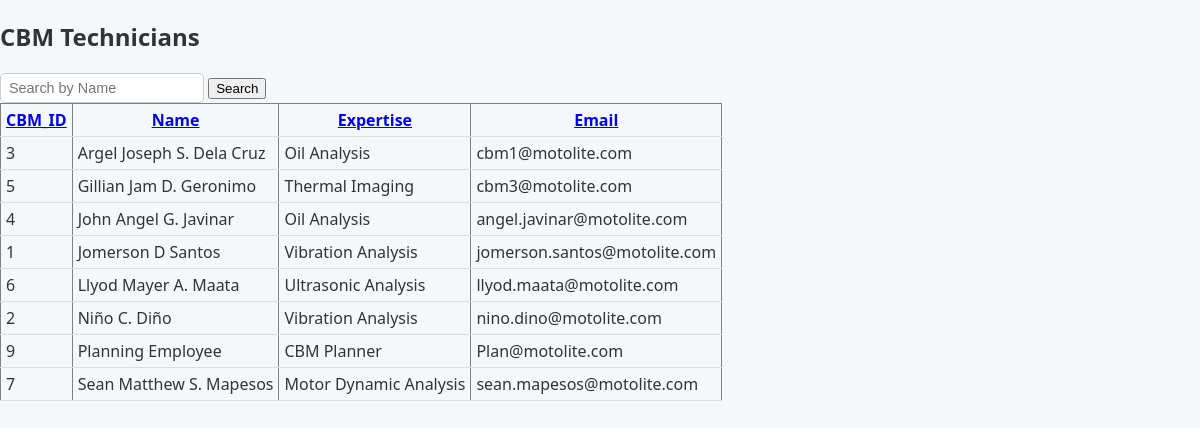
Page /technicians on the committed database.
### app/models.py (models this page shows)
class CBMTechnician(db.Model):
    __tablename__ = 'CBM_Technician'
    CBM_ID = db.Column(db.Integer, primary_key=True)
    Name = db.Column(db.Text, nullable=False)
    Expertise = db.Column(db.Text)
    Email = db.Column(db.Text)

### app/routes.py (the view)
@main.route('/technicians')
def technicians():
    search = request.args.get('search', '')
    sort = request.args.get('sort', 'Name')
    direction = request.args.get('direction', 'asc')
    query = CBMTechnician.query
    if search:
        query = query.filter(CBMTechnician.Name.like(f'%{search}%'))
    if direction == 'desc':
        query = query.order_by(getattr(CBMTechnician, sort).desc())
    else:
        query = query.order_by(getattr(CBMTechnician, sort).asc())
    technicians = query.all()
    return render_template('technicians.html', technicians=technicians, search=search, sort=sort, direction=direction)

### app/templates/technicians.html (shortened to what this page needs)
<!DOCTYPE html>
<html>
<head>
    <link rel="stylesheet" href="/static/style.css">
</head>
<body>
    <h2>CBM Technicians</h2>
    <form method="get">
        <input type="text" name="search" placeholder="Search by Name" value="{{ search }}">
        <button type="submit">Search</button>
    </form>
    <table border="1" cellpadding="5">
        <thead>
            <tr>
                <th><a href="?search={{ search }}&sort=CBM_ID&direction={{ 'desc' if sort == 'CBM_ID' and direction == 'asc' else 'asc' }}">CBM_ID</a></th>
                <th><a href="?search={{ search }}&sort=Name&direction={{ 'desc' if sort == 'Name' and direction == 'asc' else 'asc' }}">Name</a></th>
                <th><a href="?search={{ search }}&sort=Expertise&direction={{ 'desc' if sort == 'Expertise' and direction == 'asc' else 'asc' }}">Expertise</a></th>
                <th><a href="?search={{ search }}&sort=Email&direction={{ 'desc' if sort == 'Email' and direction == 'asc' else 'asc' }}">Email</a></th>
            </tr>
        </thead>
        <tbody>
            {% for tech in technicians %}
            <tr>
                <td>{{ tech.CBM_ID }}</td>
                <td>{{ tech.Name }}</td>
                <td>{{ tech.Expertise }}</td>
                <td>{{ tech.Email }}</td>
            </tr>
            {% endfor %}
        </tbody>
    </table>
</body>
</html>

### static/style.css (style rules this page uses)
body { margin: 0; font-family: 'Segoe UI', Arial, sans-serif; background: #f4f8fb; color: #333; }
:root { font-size: 16px; --kpi-blue-1: #1f5eff; --kpi-blue-2: #22d3ee; --kpi-green-1: #16a34a; --kpi-green-2: #84cc16; --kpi-amber-1: #f59e0b; --kpi-amber-2: #fde047; --kpi-slate-1: #475569; --kpi-slate-2: #94a3b8; --kpi-red-1: #ef4444; --kpi-red-2: #fb7185; }
input, select { padding: 6px 8px; border: 1px solid #ccc; border-radius: 5px; font-size: 0.9rem; }
table, .planner-table, .table { border-collapse: collapse; }
table th, table td, .planner-table th, .planner-table td, .table th, .table td { border-bottom: 1px solid #ddd; }
table tbody tr:last-child td, .planner-table tbody tr:last-child td, .table tbody tr:last-child td { border-bottom: 1px solid #ddd !important; }

### rows in the picture
CBMTechnician: CBM_ID "3", Name "Argel Joseph S. Dela Cruz", Expertise "Oil Analysis", Email "cbm1@motolite.com"
CBMTechnician: CBM_ID "5", Name "Gillian Jam D. Geronimo", Expertise "Thermal Imaging", Email "cbm3@motolite.com"
CBMTechnician: CBM_ID "4", Name "John Angel G. Javinar", Expertise "Oil Analysis", Email "angel.javinar@motolite.com"
CBMTechnician: CBM_ID "1", Name "Jomerson D Santos", Expertise "Vibration Analysis", Email "jomerson.santos@motolite.com"
CBMTechnician: CBM_ID "6", Name "Llyod Mayer A. Maata", Expertise "Ultrasonic Analysis", Email "llyod.maata@motolite.com"
CBMTechnician: CBM_ID "2", Name "Niño C. Diño", Expertise "Vibration Analysis", Email "nino.dino@motolite.com"
CBMTechnician: CBM_ID "9", Name "Planning Employee", Expertise "CBM Planner", Email "Plan@motolite.com"
CBMTechnician: CBM_ID "7", Name "Sean Matthew S. Mapesos", Expertise "Motor Dynamic Analysis", Email "sean.mapesos@motolite.com"
